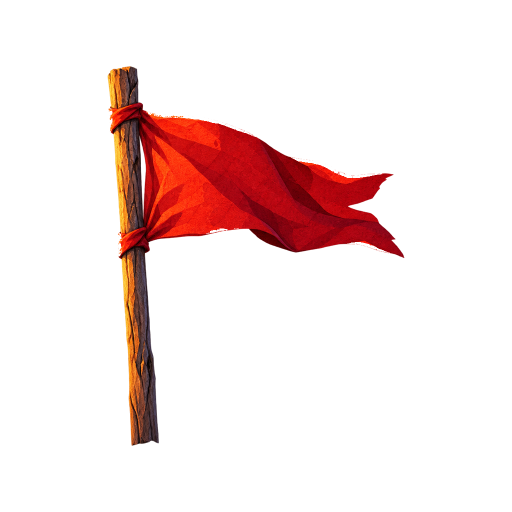
#> input picture assets/F1-flag.png, 1024 x 1024 px, given in place of exec-9d92c2c1-0fdd-4568-ab9a-749fe6ab5982.png, which was not available (shown at 1/2 size)
$ python process_stage6.py
#> lines starting #> are read from the running program, lines starting #| are printed output that depends on the picture; after the words box and inside, x2 and y2 are one past the last pixel; in counts of white or black regions, pixels touching at a corner belong together; pictures that were not available may be replaced by others from this repository, and a replacement may not be noted
from pathlib import Path

import numpy as np
from PIL import Image, ImageChops, ImageDraw, ImageFilter, ImageFont


ASSETS = Path(__file__).resolve().parent
GEN = Path(r"C:\Users\HYPE\.codex\generated_images\01a0f56f-b997-77c3-a613-04d1941712ac")
SOURCES = {
    "D1-daun-jati.png": GEN / "exec-9d92c2c1-0fdd-4568-ab9a-749fe6ab5982.png",
    "D2-pucuk-merah.png": GEN / "exec-cf739e5c-189f-427b-be13-ba0ce60d0fd0.png",
    "D3-ranting-pinus.png": GEN / "exec-4bd7f16b-3b99-4a2c-8c9c-d05f37f822cc.png",
    "D4-edelweis.png": GEN / "exec-fba4d4de-769b-4181-b19c-2111440bb95c.png",
    "D5-daun-kering-kecil.png": GEN / "exec-019cb858-a084-4fa9-8d01-e24463f44821.png",
    "B1-daun-samping-kiri.png": GEN / "exec-ef0bc879-8a84-4969-87fe-8ae7e00e7aeb.png",
    "B2-daun-samping-kanan.png": GEN / "exec-9e481308-7e4b-4236-941e-03bb635cf0ed.png",
    "J1-jurnal-sampul.png": GEN / "exec-d388a2af-b7bf-4f0d-9135-1ac69258d435.png",
    "J2-jurnal-sampul-dalam.png": GEN / "exec-386baa19-c38c-4a61-93f9-2740f14567e0.png",
    "J3-jurnal-halaman.png": GEN / "exec-349ca100-11d9-461f-b18b-78482b5be580.png",
    "J4-pensil.png": GEN / "exec-ca617047-3e54-43f8-be5e-61d0998cf938.png",
    "J5-edelweis-kering.png": GEN / "exec-92fcee38-6a67-468a-af15-0ce85cd03443.png",
    "G1-bingkai-foto.png": GEN / "exec-01786c7b-fef2-4306-8dda-2820d5fb2e32.png",
    "G2-bingkai-kayu.png": GEN / "exec-f97ad2ed-e98e-496c-b801-8b7d596cd9cf.png",
    "X1-kertas.png": GEN / "exec-300204c6-6eb5-4600-85b0-aaf9a21f9d94.png",
}


def resize_rgba(image: Image.Image, size: tuple[int, int]) -> Image.Image:
    rgba = image.convert("RGBA")
    r, g, b, a = rgba.split()
    ar = a.resize(size, Image.Resampling.LANCZOS)
    aa = np.asarray(ar, dtype=np.float32)
    channels = []
    for channel in (r, g, b):
        premul = ImageChops.multiply(channel, a).resize(size, Image.Resampling.LANCZOS)
        values = np.asarray(premul, dtype=np.float32)
        restored = np.where(aa > 0, np.minimum(255, values * 255 / np.maximum(aa, 1)), 0)
        channels.append(Image.fromarray(restored.astype(np.uint8), "L"))
    return Image.merge("RGBA", (*channels, ar))


def clean_alpha(image: Image.Image) -> tuple[Image.Image, int, int]:
    data = np.array(image.convert("RGBA"), dtype=np.uint8)
#> data is the input picture: shape (1024, 1024, 4); mean R, G, B, A 21.5, 4.1, 2.8, 31.7
    a = data[:, :, 3]
    edge = np.asarray(Image.fromarray(((a < 40) * 255).astype(np.uint8), "L").filter(ImageFilter.MaxFilter(7))) > 0
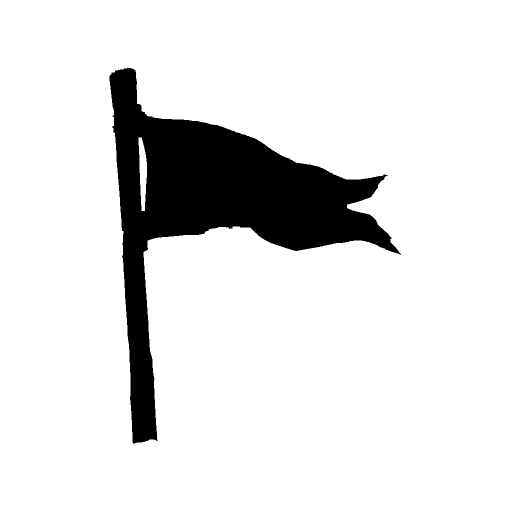
#> edge: shape (1024, 1024) bool (shown at 1/2 size); 88.5% white; 1 black region, box (x1, y1, x2, y2) and area: (218, 136, 802, 888) 120594
    r, g, b = data[:, :, 0], data[:, :, 1], data[:, :, 2]
    fringe_color = (
        ((r > 235) & (g < 85) & (b < 90))
        | ((b > 210) & (r < 90) & (g < 125))
        | ((g > 230) & (r < 105) & (b < 105))
        | ((r > 235) & (g > 230) & (b < 55))
        | ((r > 215) & (b > 190) & (g < 75))
    )
#> fringe_color: shape (1024, 1024) bool; 1.8% white; 93 white regions (83 under 20 px), largest, box (x1, y1, x2, y2) and area: (297, 271, 446, 475) 11962, (300, 231, 441, 301) 4263, (598, 323, 730, 367) 1051
    fringe = edge & fringe_color
#> fringe: shape (1024, 1024) bool; 0.1% white; 23 white regions (14 under 20 px), largest, box (x1, y1, x2, y2) and area: (649, 335, 730, 359) 265, (323, 235, 414, 246) 229, (598, 323, 650, 337) 170
    removed = int(np.count_nonzero(fringe & (a > 0)))
#> removed = 1009
    data[fringe | (a < 8)] = (0, 0, 0, 0)
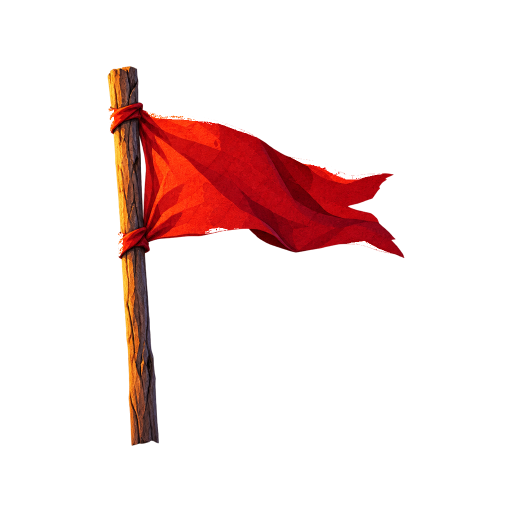
#> data: shape (1024, 1024, 4) (shown at 1/2 size); 0.1% of pixels changed, all inside (x1, y1, x2, y2) = (223, 218, 745, 504); transparent parts drawn white
    a = data[:, :, 3]
    rounded = int(np.count_nonzero((a >= 245) & (a < 255)))
#> rounded = 0
    a[a >= 245] = 255
    data[:, :, 3] = a
    return Image.fromarray(data, "RGBA"), removed, rounded


def crop_visible(image: Image.Image, threshold: int = 12) -> Image.Image:
#> called with threshold = 12
    a = np.asarray(image.getchannel("A"))
    ys, xs = np.where(a > threshold)
    return image.crop((int(xs.min()), int(ys.min()), int(xs.max()) + 1, int(ys.max()) + 1))
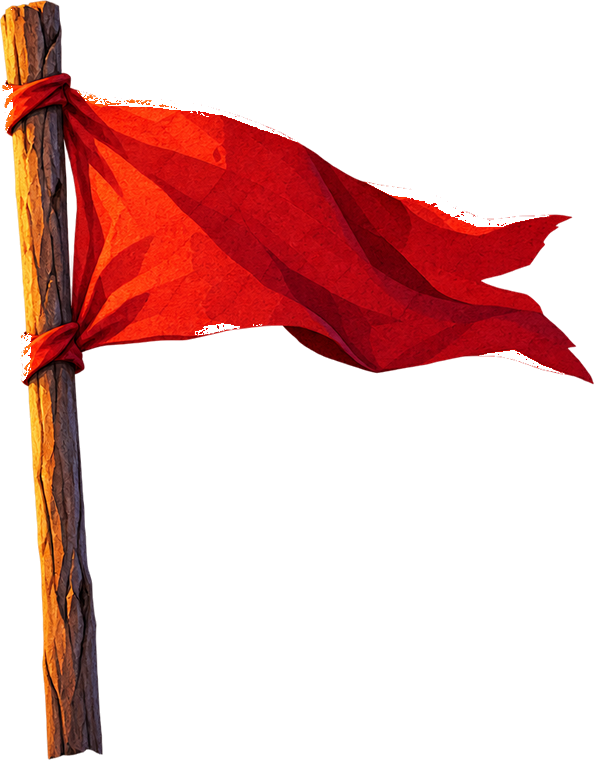
#> returned value: PIL image 594x760 RGBA; mean R, G, B, A 49.3, 9.4, 6.5, 73; transparent parts drawn white


def centered_asset(source: Path, canvas_size: tuple[int, int], max_size: tuple[int, int]) -> Image.Image:
    image, _, _ = clean_alpha(Image.open(source))
    cropped = crop_visible(image)
    scale = min(max_size[0] / cropped.width, max_size[1] / cropped.height)
#> scale = 1.18
    scaled = resize_rgba(cropped, (round(cropped.width * scale), round(cropped.height * scale)))
#> the loop in resize_rgba, `for channel in (r, g, b):` made 3 passes
#> pass 1, in resize_rgba, `restored = np.where(aa > 0, np.minimum(255, values * 255 / np.maximum(..`:
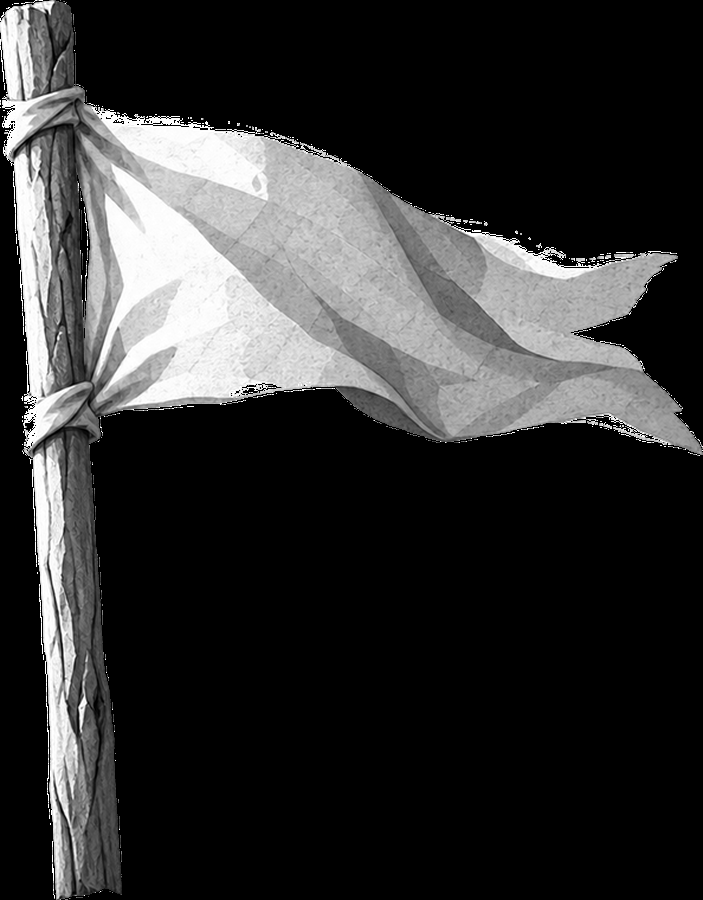
#> restored: shape (900, 703) float32; min 0, max 255, mean 50.9
#> after the loop in resize_rgba, `for channel in (r, g, b):`: channels = 3 items
    canvas = Image.new("RGBA", canvas_size, (0, 0, 0, 0))
#> canvas: PIL image 1024x1024 RGBA; every value is 0
    canvas.alpha_composite(scaled, ((canvas_size[0] - scaled.width) // 2, (canvas_size[1] - scaled.height) // 2))
    return clean_alpha(canvas)[0]
#> in clean_alpha (call 2), `edge = np.asarray(Image.fromarray(((a < 40) * 255).astype(np.uint8), "..`: edge: shape (1024, 1024) bool; 83.8% white; 1 black region, box (x1, y1, x2, y2) and area: (163, 66, 857, 957) 169891
#> in clean_alpha (call 2), `fringe_color = ( ((r > 235) & (g < 85) & (b < 90)) | ((b > 210) & (r <..`: fringe_color: shape (1024, 1024) bool; 2.5% white; 738 white regions (726 under 20 px), largest, box (x1, y1, x2, y2) and area: (257, 226, 429, 468) 16687, (262, 181, 428, 262) 5730, (650, 296, 758, 341) 982
#> in clean_alpha (call 2), `fringe = edge & fringe_color`:
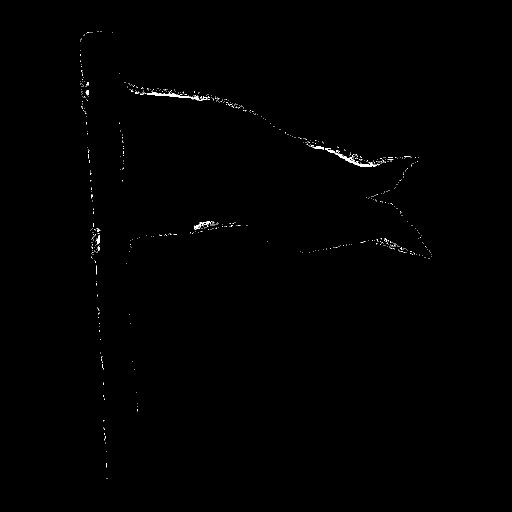
#> fringe: shape (1024, 1024) bool (shown at 1/2 size); 0.26% white in thin lines or dots, all inside (x1, y1, x2, y2) = (160, 62, 863, 958)
#> in clean_alpha (call 2), `removed = int(np.count_nonzero(fringe & (a > 0)))`: removed = 2683
#> in clean_alpha (call 2), `data[fringe | (a < 8)] = (0, 0, 0, 0)`:
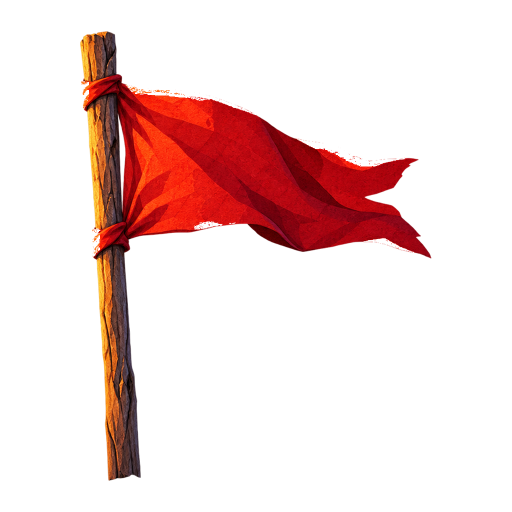
#> data: shape (1024, 1024, 4) (shown at 1/2 size); mean R, G, B, A 29.7, 5.7, 3.9, 43.8; transparent parts drawn white
#> in clean_alpha (call 2), `rounded = int(np.count_nonzero((a >= 245) & (a < 255)))`: rounded = 4126
#> in clean_alpha (call 2), `a[a >= 245] = 255`:
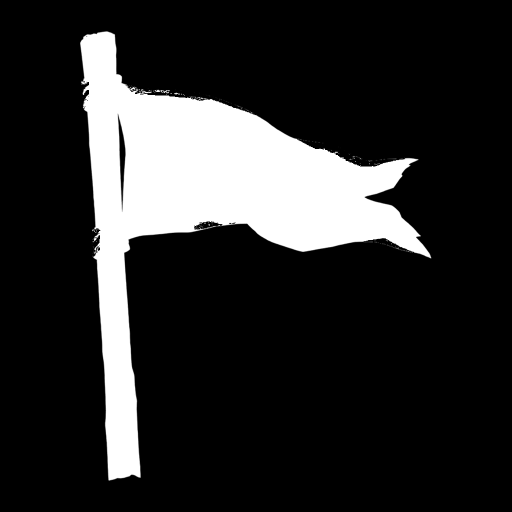
#> a: shape (1024, 1024) (shown at 1/2 size); min 0, max 255, mean 43.8
#> in clean_alpha (call 2), `data[:, :, 3] = a`: data: shape (1024, 1024, 4); 0.39% of pixels changed, all inside (x1, y1, x2, y2) = (162, 64, 860, 959)


# [46 lines left out: functions chroma_key, exact_registered_journal, fill_green_window, gallery_frame, not called in this run]


outputs = {}
specs = {
    "D1-daun-jati.png": (900, 900),
    "D2-pucuk-merah.png": (850, 850),
    "D3-ranting-pinus.png": (900, 900),
    "D4-edelweis.png": (900, 900),
    "D5-daun-kering-kecil.png": (560, 560),
    "J5-edelweis-kering.png": (820, 820),
}
for name, max_size in specs.items():
    outputs[name] = centered_asset(SOURCES[name], (1024, 1024), max_size)
#> pass 2 of the loop `for name, max_size in specs.items():`:
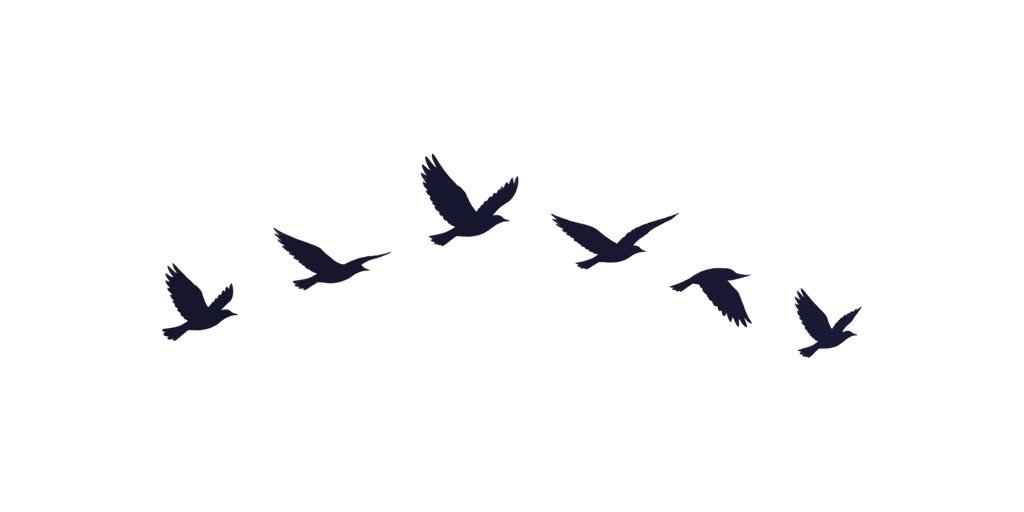
#> input picture assets/F2-birds.png, 1024 x 512 px, given in place of exec-cf739e5c-189f-427b-be13-ba0ce60d0fd0.png, which was not available
#> in clean_alpha, data is the input picture: shape (512, 1024, 4); mean R, G, B, A 0.7, 0.7, 1.4, 6.8
#> edge: shape (512, 1024) bool; 98.6% white; 10 black regions (3 under 20 px), largest, box (x1, y1, x2, y2) and area: (427, 169, 515, 243) 2140, (167, 274, 230, 337) 1390, (281, 236, 360, 281) 1070
#> in clean_alpha (call 3), `r, g, b = data[:, :, 0], data[:, :, 1], data[:, :, 2]`:
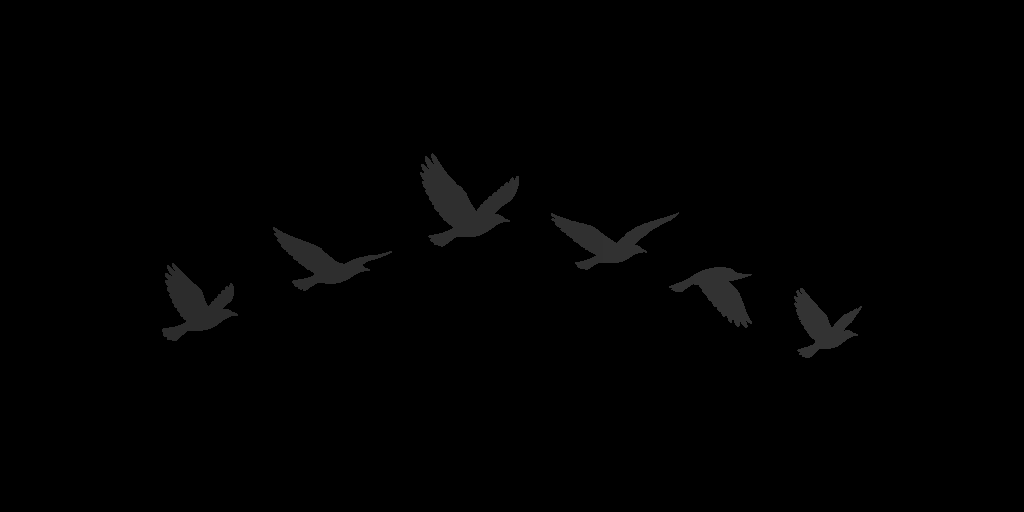
#> b: shape (512, 1024); min 0, max 51, mean 1.4
#> fringe_color: shape (512, 1024) bool; every value is 0
#> removed = 0
#> in resize_rgba (call 2), `r, g, b, a = rgba.split()`:
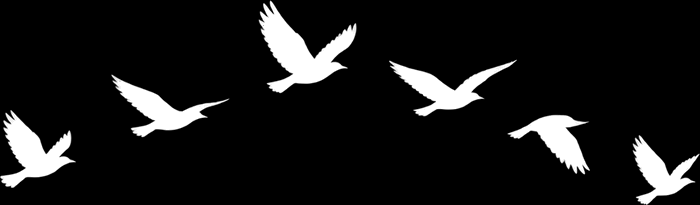
#> a: PIL image 700x205 L; min 0, max 255, mean 24.8
#> the loop in resize_rgba (call 2), `for channel in (r, g, b):` made 3 passes
#> (the run stopped early here; a loop or call above may not have finished)
